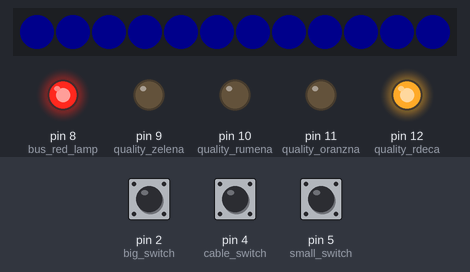
Bench run of a sketch on a simulated Arduino Uno, built with avr-gcc and run on an emulated ATmega328P. On the bench: 12 RGB LEDs in strip order, left to right, output pins drawn as LEDs (lit = HIGH). The inputs (shaded band) are chosen by the test bench; at power-on: pin 4 (cable_switch) LOW, pin 5 (small_switch) LOW, pin 2 (big_switch) LOW. Dim RGB values are drawn brighter than linear; what the sketch prints to the serial monitor is not drawn.

Above: at 1.2 s.
1.3 s: pin 4 (cable_switch) pulled HIGH for 1 s
At 1.45 s:
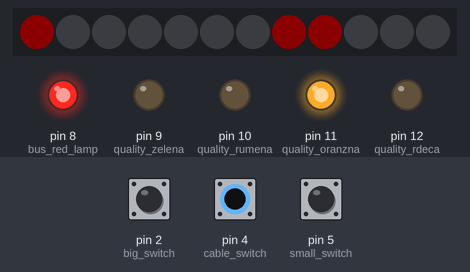
3.8 s: pin 5 (small_switch) pulled HIGH for 0.15 s
At 3.87 s:
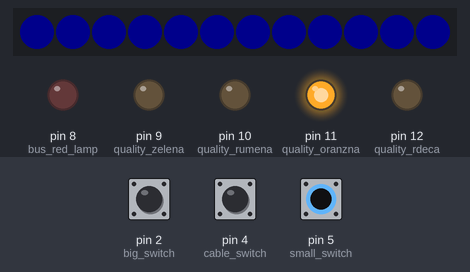
5.4 s: pin 2 (big_switch) pulled HIGH for 0.15 s
At 5.47 s:
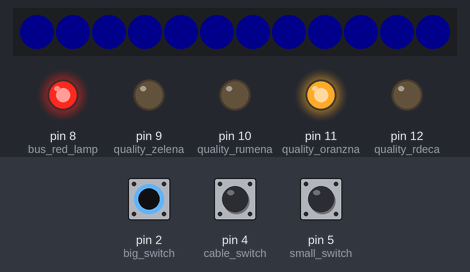
7.0 s: pin 2 (big_switch) pulled HIGH for 3.2 s
At 10.5 s:
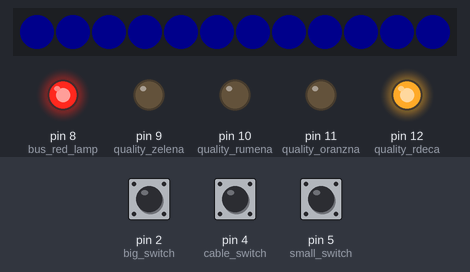
11.7 s: pin 4 (cable_switch) pulled HIGH for 3.2 s
At 12.45 s:
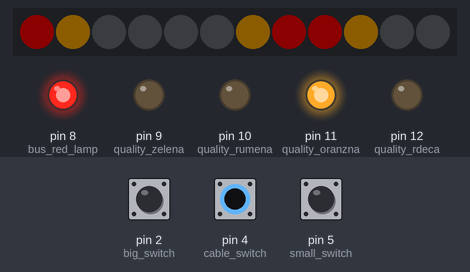
16.4 s: pin 2 (big_switch) driven HIGH and pin 4 (cable_switch) driven HIGH
At 18.7 s:
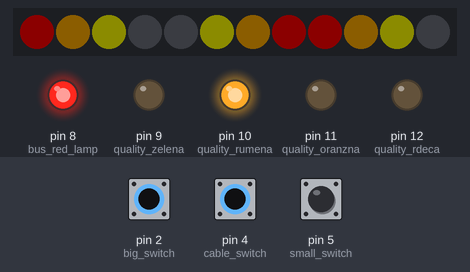
Timing chart, 0 to 19.8 s (numbered marks = the images above; inputs shaded):
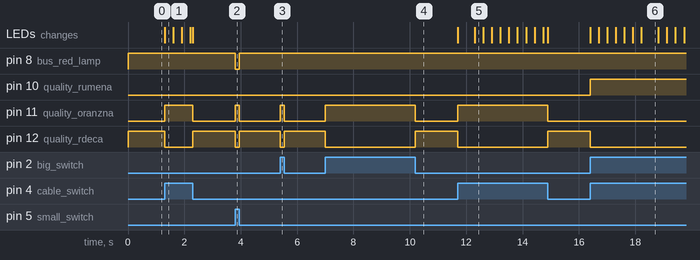

Measured:
- after the input at 1.3 s, pin 11 (quality_oranzna): LOW → HIGH at once, → LOW 1.0 s later; pin 12 (quality_rdeca): HIGH → LOW at once, → HIGH 1.0 s later; the LEDs: change at once (image 1)
- after the input at 3.8 s, pin 8 (bus_red_lamp), pin 12 (quality_rdeca): HIGH → LOW at once, → HIGH 0.15 s later; pin 11 (quality_oranzna): LOW → HIGH at once, → LOW 0.15 s later
- after the input at 5.4 s, pin 11 (quality_oranzna): LOW → HIGH at once, → LOW 0.15 s later; pin 12 (quality_rdeca): HIGH → LOW at once, → HIGH 0.15 s later
- after the input at 7.0 s, pin 11 (quality_oranzna): LOW → HIGH at once, → LOW 3.2 s later; pin 12 (quality_rdeca): HIGH → LOW at once, → HIGH 3.2 s later
- after the input at 11.7 s, pin 11 (quality_oranzna): LOW → HIGH at once, → LOW 3.2 s later; pin 12 (quality_rdeca): HIGH → LOW at once, → HIGH 3.2 s later; the LEDs: first change at once (image 5 shows a later state)
- after the input at 16.4 s, pin 10 (quality_rumena): LOW → HIGH at once; pin 12 (quality_rdeca): HIGH → LOW at once; the LEDs: first change at once (image 6 shows a later state)
- what the display in image 6 shows lasts 0.6 s, from 18.2 s to 18.8 s

The sketch:

e-mobilnost.ino
```cpp
#include <FastLED.h>

#define NUM_LEDS 12

// dopolni z številkami pinov
#define DATA_PIN 3
#define small_switch 5
#define big_switch 2
#define cable_switch 4
#define bus_red_lamp 8
#define quality_zelena 9
#define quality_rumena 10
#define quality_oranzna 11
#define quality_rdeca 12

// Define the array of leds
CRGB leds[NUM_LEDS];
unsigned short green_level = 0;
unsigned short strip_state = 0;
unsigned long time_new, time_old=0;
unsigned short currentStateCable,previousStateCable = LOW;

void setup() {
    pinMode(quality_rdeca,OUTPUT);//
    pinMode(quality_oranzna,OUTPUT);//
    pinMode(quality_rumena ,OUTPUT);//
    pinMode(quality_zelena,OUTPUT);//
    pinMode(bus_red_lamp,OUTPUT);//
    pinMode(small_switch,INPUT);
    pinMode(big_switch,INPUT);
    pinMode(cable_switch,INPUT);
     FastLED.addLeds<WS2812B, DATA_PIN, GRB>(leds, NUM_LEDS);  // GRB ordering is typical
     FastLED.setBrightness(12);

       for(int i = 0; i<NUM_LEDS; i++){
     leds[i]= CRGB::Blue;
    }

    FastLED.show();
     Serial.begin(9600);
}
void loop() {

    currentStateCable = digitalRead(cable_switch);

  //leds[0] = CRGB::Red;
  if(currentStateCable==HIGH&&previousStateCable == HIGH){strip_state++; strip_state = strip_state%4;}
  if(currentStateCable==LOW&&previousStateCable == HIGH){ for(int i = 0; i < NUM_LEDS; i++){leds[i]=CRGB::Blue;} FastLED.show();}

  Serial.println(strip_state);
  time_new = millis();


  if(((time_new - time_old)>300)&&digitalRead(cable_switch)==HIGH){


  switch(strip_state){
       case 0: for(int i = 0; i < NUM_LEDS; i++){leds[i]=CRGB::Black;} leds[0] = CRGB::Red; leds[7] = CRGB::Red;leds[8] = CRGB::Red; FastLED.show(); break;
       case 1: for(int i = 0; i < NUM_LEDS; i++){leds[i]=CRGB::Black;} leds[0] = CRGB::Red; leds[7] = CRGB::Red;leds[8] = CRGB::Red; leds[1] = CRGB::Orange;leds[6] = CRGB::Orange;leds[9] = CRGB::Orange; FastLED.show(); break;
       case 2: for(int i = 0; i < NUM_LEDS; i++){leds[i]=CRGB::Black;} leds[0] = CRGB::Red; leds[7] = CRGB::Red;leds[8] = CRGB::Red; leds[1] = CRGB::Orange;leds[6] = CRGB::Orange;leds[9] = CRGB::Orange;leds[2] = CRGB::Yellow;leds[5] = CRGB::Yellow;leds[10] = CRGB::Yellow; FastLED.show(); break;
       case 3: for(int i = 0; i < NUM_LEDS; i++){leds[i]=CRGB::Black;} leds[0] = CRGB::Red; leds[7] = CRGB::Red;leds[8] = CRGB::Red; leds[1] = CRGB::Orange;leds[6] = CRGB::Orange;leds[9] = CRGB::Orange;leds[2] = CRGB::Yellow;leds[5] = CRGB::Yellow;leds[10] = CRGB::Yellow; leds[3] = CRGB::Green;leds[4] = CRGB::Green; leds[11] = CRGB::Green;  FastLED.show();    break;
       default: for(int i = 0; i < NUM_LEDS; i++){leds[i]=CRGB::Blue;} FastLED.show(); break;
    }
    time_old = time_new;
  }
  digitalWrite(bus_red_lamp,!digitalRead(small_switch));
  green_level = digitalRead(small_switch)+digitalRead(big_switch)+digitalRead(cable_switch);

  if(green_level == 1){digitalWrite(quality_rdeca,LOW);digitalWrite(quality_oranzna,HIGH);digitalWrite(quality_rumena,LOW);digitalWrite(quality_zelena,LOW);}
  else if(green_level == 2){digitalWrite(quality_rdeca,LOW);digitalWrite(quality_oranzna,LOW);digitalWrite(quality_rumena,HIGH);digitalWrite(quality_zelena,LOW);}
  else if(green_level == 3){digitalWrite(quality_rdeca,LOW);digitalWrite(quality_oranzna,LOW);digitalWrite(quality_rumena,LOW);digitalWrite(quality_zelena,HIGH);}
  else{digitalWrite(quality_rdeca,HIGH);digitalWrite(quality_oranzna,LOW);digitalWrite(quality_rumena,LOW);digitalWrite(quality_zelena,LOW);}


  previousStateCable = currentStateCable;
  delay(1);

}
```
